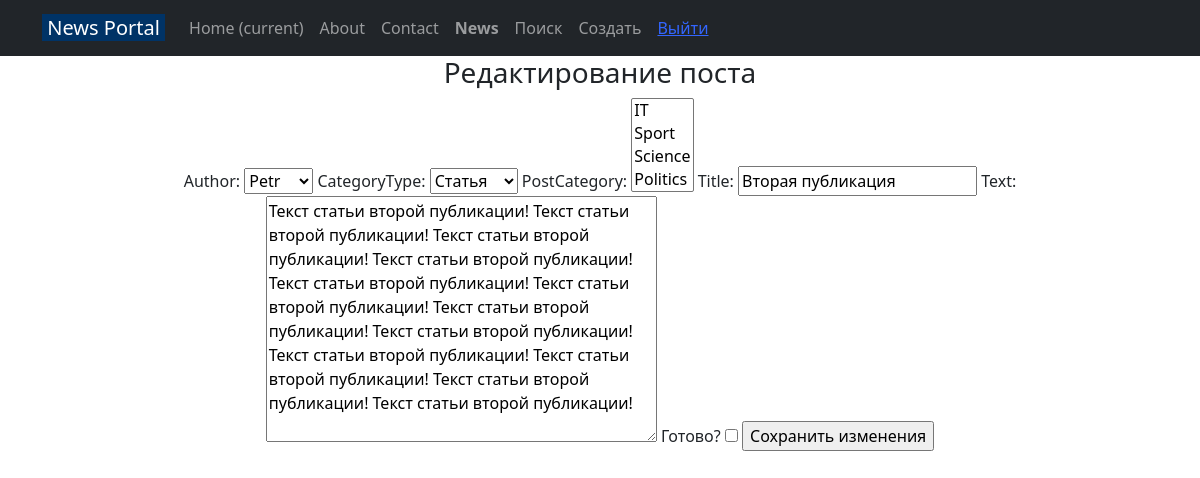
The page /news/update/2 (signed in) on the database its author committed.
### news/models.py (models this page shows, shortened)
class Post(models.Model):
    author = models.ForeignKey(Author, on_delete=models.CASCADE)
    NEWS = 'NW'
    ARTICLE = 'AR'
    CATEGORY_CHOICES = (
        (NEWS, 'Новость'),
        (ARTICLE, 'Статья'),
    )
    categoryType = models.CharField(max_length=2, choices=CATEGORY_CHOICES, default=ARTICLE)
    dateCreation = models.DateTimeField(auto_now_add=True)
    postCategory = models.ManyToManyField(Category, through='PostCategory')
    title = models.CharField(max_length=128)
    text = models.TextField()
    rating = models.SmallIntegerField(default=0)
    class Meta:
        verbose_name = 'Новость'
        verbose_name_plural = 'Новости'

### news/views.py (the view)
# urls.py: path('update/<int:pk>', PostUpdateView.as_view(), name='post_update'),  # Путь на редактирование новости
class PostUpdateView(LoginRequiredMixin, PermissionRequiredMixin, UpdateView):
    template_name = 'flatpages/post_update.html'
    permission_required = ('news.change_post',)
    form_class = PostForm
    def get_object(self, **kwargs):  # Вместо queryset, чтобы получить информацию о редактируемом объекте
        id = self.kwargs.get('pk')
        return Post.objects.get(pk=id)

### news/forms.py
class PostForm(ModelForm):
    check_box = BooleanField(label='Готово?')  # добавляем галочку, или же true-false поле
    class Meta:
        model = Post
        fields = ['author', 'categoryType', 'postCategory', 'title', 'text', 'check_box']

### news/models.py (called while the page is built)
    def __str__(self):
        return '{}'.format(self.authorUser)

    def __str__(self):
        return self.name

### templates/flatpages/post_update.html (shortened to what this page needs)
{% extends 'flatpages/default.html' %}
{% block content %}
<h3>Редактирование поста</h3>
<form method="POST">
    {{ form }}
    <input type="submit" value="Сохранить изменения">
</form>
{% endblock content %}

### rows shown on the page
Post: author "Petr", categoryType "Статья", title "Вторая публикация", text "Текст статьи второй публикации! Текст статьи второй публикации! Текст статьи второй публикации! Текст статьи второй публикации! Текст статьи второй публикации! Текст статьи второй публикации! Текст статьи второй публикации! Текст статьи второй публикации! Текст статьи второй публикации! Текст статьи второй публикации! Текст статьи второй публикации! Текст статьи второй публикации!"
